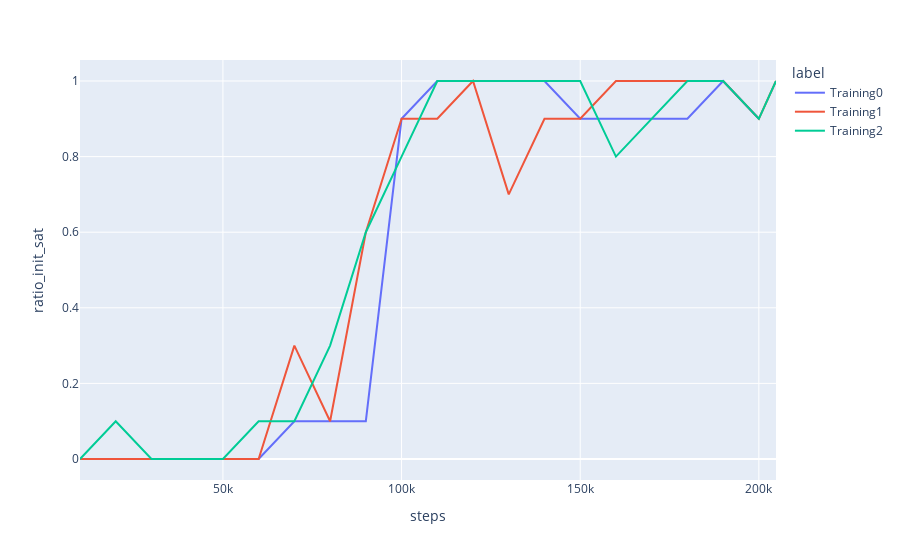

The notebook cell this image was saved under:
### Code cell
fig=  px.line(df_phi.collect(), x='steps', y = 'ratio_init_sat', color='label')
fig.show()

### Figure 1 — Plotly figure (JSON) as saved in the notebook; plotly's stock layout.template omitted (floating-point values rounded to 4 significant figures)
{"data": [{"hovertemplate": "label=Training0<br>steps=%{x}<br>ratio_init_sat=%{y}<extra></extra>", "legendgroup": "Training0", "line": {"color": "#636efa", "dash": "solid"}, "marker": {"symbol": "circle"}, "mode": "lines", "name": "Training0", "orientation": "v", "showlegend": true, "type": "scatter", "x": [10000, 20000, 30000, 40000, 50000, 60000, 70000, 80000, 90000, 100000, 110000, 120000, 130000, 140000, 150000, 160000, 170000, 180000, 190000, 200000], "xaxis": "x", "y": [0.0, 0.0, 0.0, 0.0, 0.0, 0.0, 0.1, 0.1, 0.1, 0.9, 1.0, 1.0, 1.0, 1.0, 0.9, 0.9, 0.9, 0.9, 1.0, 0.9], "yaxis": "y"}, {"hovertemplate": "label=Training1<br>steps=%{x}<br>ratio_init_sat=%{y}<extra></extra>", "legendgroup": "Training1", "line": {"color": "#EF553B", "dash": "solid"}, "marker": {"symbol": "circle"}, "mode": "lines", "name": "Training1", "orientation": "v", "showlegend": true, "type": "scatter", "x": [10000, 20000, 30000, 40000, 50000, 60000, 70000, 80000, 90000, 100000, 110000, 120000, 130000, 140000, 150000, 160000, 170000, 180000, 190000, 200000, 204800], "xaxis": "x", "y": [0.0, 0.0, 0.0, 0.0, 0.0, 0.0, 0.3, 0.1, 0.6, 0.9, 0.9, 1.0, 0.7, 0.9, 0.9, 1.0, 1.0, 1.0, 1.0, 0.9, 1.0], "yaxis": "y"}, {"hovertemplate": "label=Training2<br>steps=%{x}<br>ratio_init_sat=%{y}<extra></extra>", "legendgroup": "Training2", "line": {"color": "#00cc96", "dash": "solid"}, "marker": {"symbol": "circle"}, "mode": "lines", "name": "Training2", "orientation": "v", "showlegend": true, "type": "scatter", "x": [10000, 20000, 30000, 40000, 50000, 60000, 70000, 80000, 90000, 100000, 110000, 120000, 130000, 140000, 150000, 160000, 170000, 180000, 190000, 200000, 204800], "xaxis": "x", "y": [0.0, 0.1, 0.0, 0.0, 0.0, 0.1, 0.1, 0.3, 0.6, 0.8, 1.0, 1.0, 1.0, 1.0, 1.0, 0.8, 0.9, 1.0, 1.0, 0.9, 1.0], "yaxis": "y"}], "layout": {"legend": {"title": {"text": "label"}, "tracegroupgap": 0}, "margin": {"t": 60}, "xaxis": {"anchor": "y", "domain": [0, 1], "title": {"text": "steps"}}, "yaxis": {"anchor": "x", "domain": [0, 1], "title": {"text": "ratio_init_sat"}}}}
